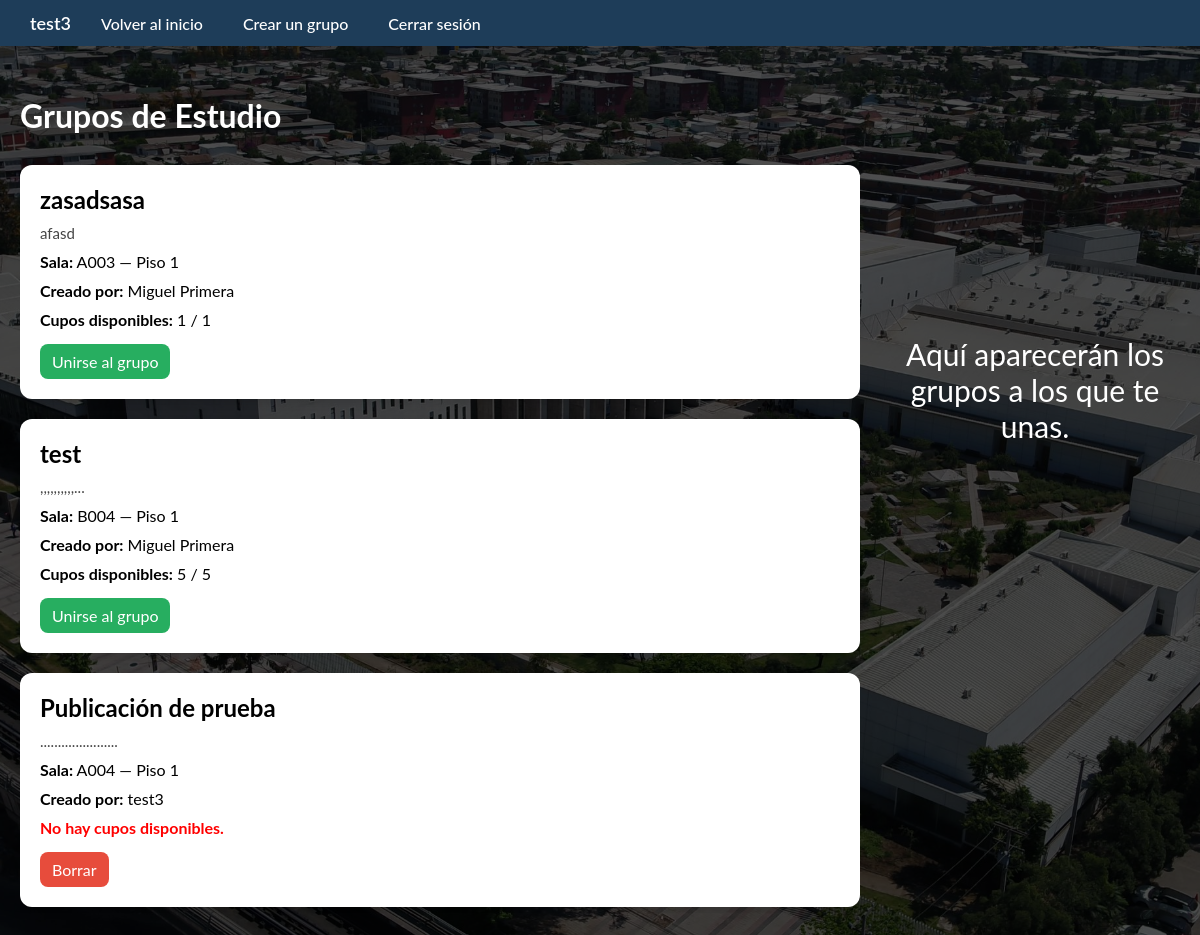
Page /grupos_publicados (signed in) on the committed database.
### myapp/models.py (models this page shows, shortened)
class Publicaciones(models.Model):
    titulo = models.CharField(max_length=100)
    contenido = models.TextField(max_length=700)
    sala = models.ForeignKey('Sala', on_delete=models.CASCADE, related_name='publicaciones')
    cupos_maximos = models.PositiveIntegerField(default=1)
    cupos_disponibles = models.PositiveIntegerField(editable=False)
    creador = models.ForeignKey(User, on_delete=models.CASCADE)
    fecha_creacion = models.DateTimeField(auto_now_add=True)

class Sala(models.Model):
    nombre = models.CharField(max_length=10)
    piso = models.ForeignKey(Piso, on_delete=models.CASCADE, related_name="salas")

class Piso(models.Model):
    numero = models.IntegerField(unique=True)

### myapp/views.py (the view)
# urls.py: path('grupos_publicados', views.grupos_publicados, name='grupos_publicados'),
@login_required(login_url='mensaje')
def grupos_publicados(request):
    publicaciones = Publicaciones.objects.all().order_by('-fecha_creacion')
    usuario = request.user
    grupos_unidos = UnionGrupo.objects.filter(usuario=usuario).values_list('publicacion_id', flat=True)
    unido = UnionGrupo.objects.filter(usuario=usuario)
    return render(request, 'myapp/grupos_publicados.html', {
        'publicaciones': publicaciones,
        'grupos_unidos': grupos_unidos,
        'unido': unido
    })

### myapp/templates/myapp/grupos_publicados.html (shortened to what this page needs)
{% extends "myapp/base.html" %}
{% load static %}
{% block content %}
<div style="display: flex; gap: 30px; width: 100%; padding: 20px;">
    <div class="scroll" style="flex: 3; overflow-y: auto; height: 90vh;">
        <h1 style="margin-bottom: 20px; color: white; margin-top: 30px; margin-bottom: 30px">Grupos de Estudio</h1>
        {% for pub in publicaciones %}
        <div style="
            background: white;
            border-radius: 12px;
            padding: 20px;
            margin-bottom: 20px;
            box-shadow: 0 4px 10px rgba(0,0,0,0.1);
        ">
            <h2 style="margin-bottom: 10px; overflow-wrap: break-word; word-break: break-word;">
                {{ pub.titulo }}
            </h2>
            <p style="font-size: 15px; color: #444; margin-bottom: 10px; overflow-wrap: break-word; word-break: break-word;">
                {{ pub.contenido }}
            </p>
            <p style="margin-bottom: 10px"><strong>Sala:</strong> {{ pub.sala.nombre }} — Piso {{ pub.sala.piso.numero }}</p>
            <p style="margin-bottom: 10px"><strong>Creado por:</strong> {{ pub.creador.username }}</p>
            {% if pub.cupos_disponibles == 0 %}
                <p style="color: red;"><strong>No hay cupos disponibles.</strong></p>
            {% else %}
                <p>
                    <strong>Cupos disponibles:</strong>
                    {{ pub.cupos_disponibles }} / {{ pub.cupos_maximos }}
                </p>
            {% endif %}
            <div style="margin-top: 15px; display: flex; gap: 10px;">
                {% if user == pub.creador %}
                    <a href="{% url 'borrar_publicacion' pub.id %}"
                       style="background: #e74c3c; color: white; padding: 8px 12px;
                              border-radius: 8px; text-decoration: none;">
                        Borrar
                    </a>
                {% else %}
                    {% if pub.id in grupos_unidos %}
                        <a href="{% url 'salir_grupo' pub.id %}"
                           style="background: #e67e22; color: white; padding: 8px 12px;
                                  border-radius: 8px; text-decoration: none;">
                            Salir del grupo
                        </a>
                    {% elif pub.cupos_disponibles > 0 %}
                        <a href="{% url 'unirse_grupo' pub.id %}"
                           style="background: #27ae60; color: white; padding: 8px 12px;
                                  border-radius: 8px; text-decoration: none;">
                            Unirse al grupo
                        </a>
                    {% else %}
                        <button disabled
                                style="background: gray; color: white; padding: 8px 12px; border-radius: 8px;">
                            Sin cupos
                        </button>
                    {% endif %}
                {% endif %}
            </div>
        </div>
        {% empty %}
            <p class='mensaje' style="font-size: 50px;">Aún no hay grupos publicados.</p>
        {% endfor %}
    </div>
    <div class="scroll" style="
        flex: 1;
        padding: 0 5px;
        margin-top: 50px;
        position: sticky;
        top: 20px;
        overflow-y: auto;
        max-height: 80vh;
    ">
        {% if unido %}
            <h2 style="color: white; margin-bottom: 20px;">
                Eres miembro de:
            </h2>
            {% for grupo in unido %}
                <div style="
                    background: white;
                    border-radius: 12px;
                    padding: 15px 20px;
                    margin-bottom: 20px;
                    box-shadow: 0 4px 10px rgba(0,0,0,0.1);
                ">
                    <h3 style="font-size: 17px; margin-bottom: 8px; overflow-wrap: break-word;">
                        {{ grupo.publicacion.titulo }}
                    </h3>
                    <p style="font-size: 14px; color: #070707; margin: 0;">
                        <strong>Creado por:</strong> {{ grupo.publicacion.creador.username }}
                    </p>
                </div>
            {% endfor %}
        {% else %}
            <p class='mensaje' style="font-size: 30px;">Aquí aparecerán los grupos a los que te unas.</p>
        {% endif %}
    </div>
</div>
{% endblock %}

### myapp/templates/myapp/base.html (shortened to what this page needs)
{% load static %}
<!DOCTYPE html>
<html lang="es">
<head>
</head>
<body>
  <nav class="menu">
    <ul>
      <li>{{ user.username }}</li>
      <li><a href="{% url 'home' %}">Volver al inicio</a></li>
      <li><a href="{% url 'crear_publicacion' %}">Crear un grupo</a></li>
      <li><a href="{% url 'logout' %}">Cerrar sesión</a></li>
    </ul>
  </nav>
<div class="contenido-principal">
    {% block content %}
    {% endblock %}
</div>
</body>
</html>

### rows in the picture
Publicaciones: titulo "zasadsasa", contenido "afasd", sala.nombre "A003", sala.piso.numero "1", creador.username "Miguel Primera", cupos_disponibles "1", cupos_maximos "1", shows "Unirse al grupo"
Publicaciones: titulo "test", contenido ",,,,,,,,,,...", sala.nombre "B004", sala.piso.numero "1", creador.username "Miguel Primera", cupos_disponibles "5", cupos_maximos "5", shows "Unirse al grupo"
Publicaciones: titulo "Publicación de prueba", contenido "......................", sala.nombre "A004", sala.piso.numero "1", creador.username "test3", cupos_disponibles "No hay cupos disponibles.", shows "Borrar"

### other values in the picture
{{ user.username }} "test3"
